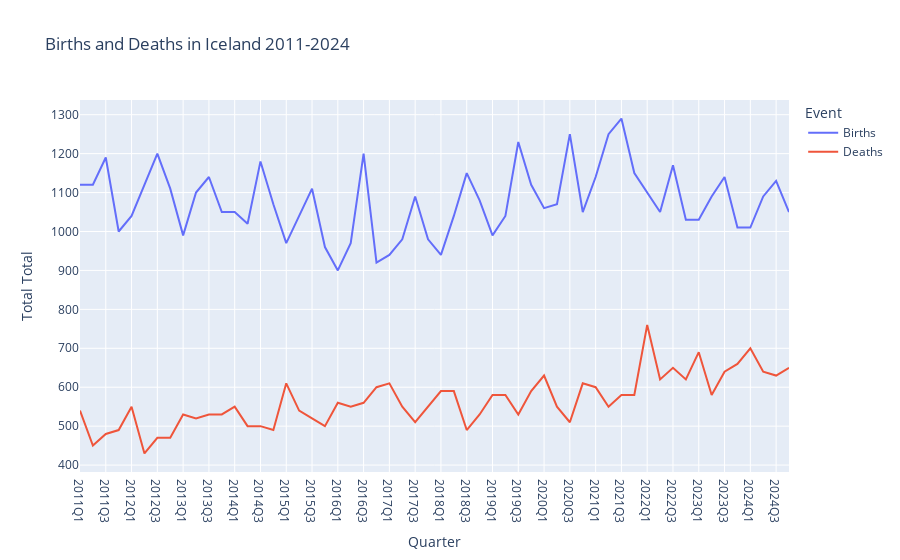

The notebook cell saved with this chart:
### Code cell
(
    df.loc[lambda s: (s.Event == 'Births')+(s.Event == 'Deaths'),['Quarter','Event','Total Total']]
    .plot(x='Quarter',y='Total Total',title='Births and Deaths in Iceland 2011-2024',color='Event')
)

### Figure 1 — Plotly figure (JSON) as saved in the notebook; plotly's stock layout.template omitted (floating-point values rounded to 4 significant figures)
{"data": [{"hovertemplate": "Event=Births<br>Quarter=%{x}<br>Total Total=%{y}<extra></extra>", "legendgroup": "Births", "line": {"color": "#636efa", "dash": "solid"}, "marker": {"symbol": "circle"}, "mode": "lines", "name": "Births", "orientation": "v", "showlegend": true, "type": "scatter", "x": ["2011Q1", "2011Q2", "2011Q3", "2011Q4", "2012Q1", "2012Q2", "2012Q3", "2012Q4", "2013Q1", "2013Q2", "2013Q3", "2013Q4", "2014Q1", "2014Q2", "2014Q3", "2014Q4", "2015Q1", "2015Q2", "2015Q3", "2015Q4", "2016Q1", "2016Q2", "2016Q3", "2016Q4", "2017Q1", "2017Q2", "2017Q3", "2017Q4", "2018Q1", "2018Q2", "2018Q3", "2018Q4", "2019Q1", "2019Q2", "2019Q3", "2019Q4", "2020Q1", "2020Q2", "2020Q3", "2020Q4", "2021Q1", "2021Q2", "2021Q3", "2021Q4", "2022Q1", "2022Q2", "2022Q3", "2022Q4", "2023Q1", "2023Q2", "2023Q3", "2023Q4", "2024Q1", "2024Q2", "2024Q3", "2024Q4"], "xaxis": "x", "y": [1120, 1120, 1190, 1000, 1040, 1120, 1200, 1110, 990, 1100, 1140, 1050, 1050, 1020, 1180, 1070, 970, 1040, 1110, 960, 900, 970, 1200, 920, 940, 980, 1090, 980, 940, 1040, 1150, 1080, 990, 1040, 1230, 1120, 1060, 1070, 1250, 1050, 1140, 1250, 1290, 1150, 1100, 1050, 1170, 1030, 1030, 1090, 1140, 1010, 1010, 1090, 1130, 1050], "yaxis": "y"}, {"hovertemplate": "Event=Deaths<br>Quarter=%{x}<br>Total Total=%{y}<extra></extra>", "legendgroup": "Deaths", "line": {"color": "#EF553B", "dash": "solid"}, "marker": {"symbol": "circle"}, "mode": "lines", "name": "Deaths", "orientation": "v", "showlegend": true, "type": "scatter", "x": ["2011Q1", "2011Q2", "2011Q3", "2011Q4", "2012Q1", "2012Q2", "2012Q3", "2012Q4", "2013Q1", "2013Q2", "2013Q3", "2013Q4", "2014Q1", "2014Q2", "2014Q3", "2014Q4", "2015Q1", "2015Q2", "2015Q3", "2015Q4", "2016Q1", "2016Q2", "2016Q3", "2016Q4", "2017Q1", "2017Q2", "2017Q3", "2017Q4", "2018Q1", "2018Q2", "2018Q3", "2018Q4", "2019Q1", "2019Q2", "2019Q3", "2019Q4", "2020Q1", "2020Q2", "2020Q3", "2020Q4", "2021Q1", "2021Q2", "2021Q3", "2021Q4", "2022Q1", "2022Q2", "2022Q3", "2022Q4", "2023Q1", "2023Q2", "2023Q3", "2023Q4", "2024Q1", "2024Q2", "2024Q3", "2024Q4"], "xaxis": "x", "y": [540, 450, 480, 490, 550, 430, 470, 470, 530, 520, 530, 530, 550, 500, 500, 490, 610, 540, 520, 500, 560, 550, 560, 600, 610, 550, 510, 550, 590, 590, 490, 530, 580, 580, 530, 590, 630, 550, 510, 610, 600, 550, 580, 580, 760, 620, 650, 620, 690, 580, 640, 660, 700, 640, 630, 650], "yaxis": "y"}], "layout": {"legend": {"title": {"text": "Event"}, "tracegroupgap": 0}, "title": {"text": "Births and Deaths in Iceland 2011-2024"}, "xaxis": {"anchor": "y", "domain": [0, 1], "title": {"text": "Quarter"}}, "yaxis": {"anchor": "x", "domain": [0, 1], "title": {"text": "Total Total"}}}}
